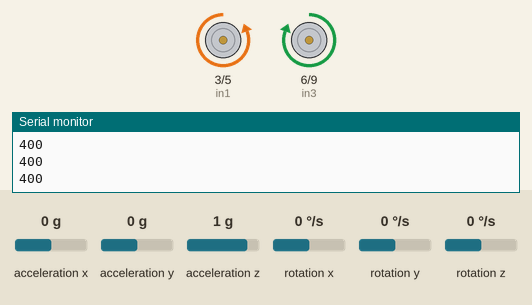
This sketch was run on a simulated Arduino Uno, built with avr-gcc and run on an emulated ATmega328P. Parts: motor-driver pin pairs drawn as motors (green arrow = first pin HIGH = forward, orange = second pin HIGH = backward, longer = more drive), the last lines printed to the serial monitor. The inputs (shaded band) are chosen by the test bench; at power-on: acceleration x 0 g, acceleration y 0 g, acceleration z 1 g, rotation x 0 °/s, rotation y 0 °/s, rotation z 0 °/s.

Above: at 4.2 s.
4.3 s: acceleration x set to 0.8 g
At 5.5 s:
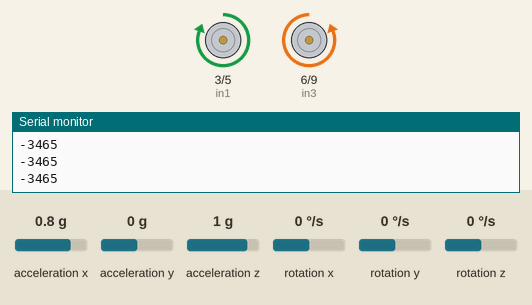
5.8 s: acceleration x set to 0 g
7.6 s: acceleration x set to 1.4 g
At 8.2 s:
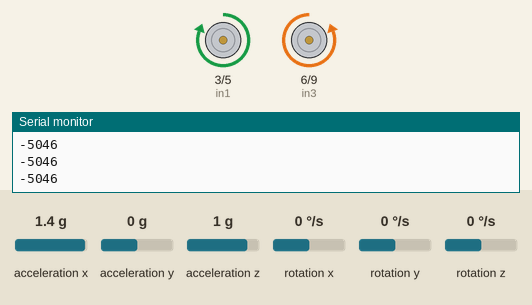
9.1 s: acceleration x set to -1.4 g
At 9.4 s:
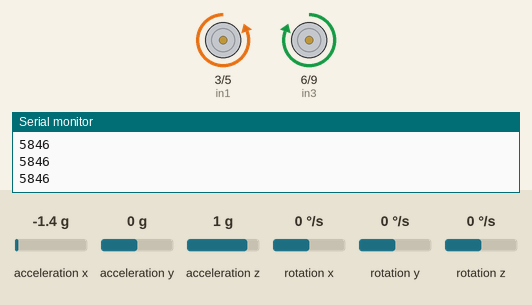
10.6 s: acceleration x set to 0.1 g
At 11.35 s:
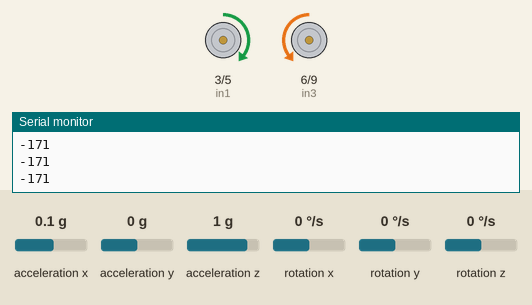
Timing chart, 0 to 14.6 s (numbered marks = the images above; inputs shaded):
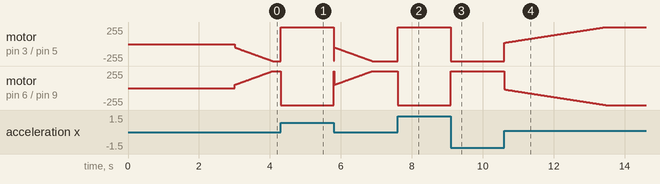

Measured:
- after the input at 4.3 s, motor on pin 3 (in1) / pin 5 (in2): backward 255/255 → forward 255/255 at once; motor on pin 6 (in3) / pin 9 (in4): forward 255/255 → backward 255/255 at once
- after the input at 7.6 s, motor on pin 3 (in1) / pin 5 (in2): backward 255/255 → forward 255/255 at once; motor on pin 6 (in3) / pin 9 (in4): forward 255/255 → backward 255/255 at once
- after the input at 9.1 s, motor on pin 3 (in1) / pin 5 (in2): forward 255/255 → backward 255/255 at once; motor on pin 6 (in3) / pin 9 (in4): backward 255/255 → forward 255/255 at once
- after the input at 10.6 s, motor on pin 3 (in1) / pin 5 (in2): moves from backward 255/255 to forward 255/255 over 2.9 s, starting at once; motor on pin 6 (in3) / pin 9 (in4): moves from forward 255/255 to backward 255/255 over 2.9 s, starting at once

The sketch:

code1.ino
```cpp
#include <MPU6050_tockn.h>
#include <Wire.h>

MPU6050 mpu6050(Wire);
float Error0 = -4;
void setup() {
  Serial.begin(115200);
  Wire.begin();
  mpu6050.begin();
  mpu6050.calcGyroOffsets(true);
}
#define in1 3
#define in2 5
#define in3 6
#define in4 9


float kp=12;
float kd=0;
float ki=0.04;
float errorp;
float errori;
float errord;
float previousError;
void Calc_Error(){
  mpu6050.update();
  errorp=kp*(mpu6050.getAngleY()-Error0);
  errord=kd*(errorp-previousError);
  if(errorp*previousError<0) errori=0;
  else errori+=ki*errorp;
  previousError=errorp;
  Serial.println((int)((mpu6050.getAngleY()-Error0)*100));
  }

void Pid_control(float P,float i,float d){
if(P>0){
analogWrite(in1,0);
analogWrite(in2,constrain(abs(P+i-d),0,255));
analogWrite(in3,constrain(abs(P+i-d),0,255));
analogWrite(in4,0);}
else {
analogWrite(in1,constrain(abs(P+i-d),0,255));
analogWrite(in2,0);
analogWrite(in3,0);
analogWrite(in4,constrain(abs(P+i-d),0,255));}

}
void backwards(){
analogWrite(in1,0);
analogWrite(in2,80);
analogWrite(in3,85);
analogWrite(in4,0);
}

void forwards(){
analogWrite(in1,80);
analogWrite(in2,0);
analogWrite(in3,0);
analogWrite(in4,80);
}


void loop(){
  if ( millis() % 10 <2 ) Calc_Error();
  Pid_control(errorp,errori,0);
//Calc_Error();
//Serial.println(mpu6050.getAngleY());
//delay(100);

}
```
